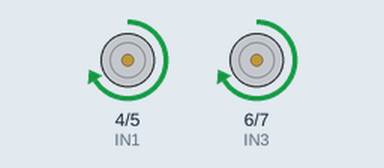
Recording of a sketch running on a simulated Arduino Uno, built with avr-gcc and run on an emulated ATmega328P. Shown: motor-driver pin pairs drawn as motors (green arrow = first pin HIGH = forward, orange = second pin HIGH = backward, longer = more drive, scaled by the enable pin).

Above: at 0.1 s.
At 10.1 s:
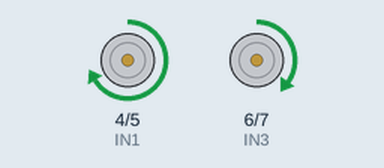
At 19.1 s:
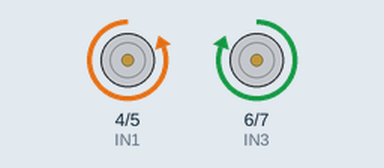
At 37.1 s:
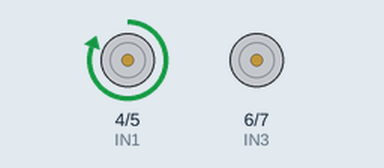
Timing chart, 0 to 38.6 s (numbered marks = the images above):
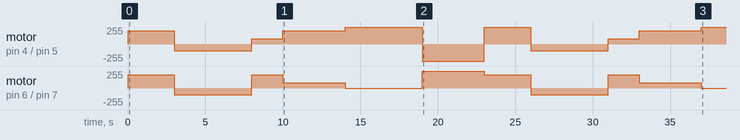

Measured:
- by itself, motor on pin 6 (IN3) / pin 7 (IN4): stopped → forward 200/255 at 0.00 s, → backward 100/255 3.0 s later, → forward 200/255 5.0 s later, → forward 80/255 2.0 s later, … (11 changes in this stretch)

The sketch:

ControlSpeedDC.ino
```cpp
#define ENA 3
#define IN1 4
#define IN2 5
#define IN3 6
#define IN4 7
#define ENB 9

void setup() {
  Serial.begin(9600); // KHởi động serial ở mức baudrate(toc do truyen) 9600 - muc trung binh
  pinMode(IN1, OUTPUT);
  pinMode(IN2, OUTPUT);
  pinMode(IN3, OUTPUT);
  pinMode(IN4, OUTPUT);
  pinMode(ENA, OUTPUT);
  pinMode(ENB, OUTPUT);
}

void tien(){
        digitalWrite(IN1,HIGH);
        digitalWrite(IN2,LOW);
        digitalWrite(IN3,HIGH);
        digitalWrite(IN4,LOW);
        analogWrite(ENA,200);
        analogWrite(ENB,200);
}
void lui(){
        digitalWrite(IN1,LOW);
        digitalWrite(IN2,HIGH);
        digitalWrite(IN3,LOW);
        digitalWrite(IN4,HIGH);
        analogWrite(ENA,100);
        analogWrite(ENB,100);
}

void ReTrai(){
        digitalWrite(IN1,HIGH);
        digitalWrite(IN2,LOW);
        digitalWrite(IN3,HIGH);
        digitalWrite(IN4,LOW);
        analogWrite(ENA,80);
        analogWrite(ENB,200);
}

void RePhai(){
        digitalWrite(IN1,HIGH);
        digitalWrite(IN2,LOW);
        digitalWrite(IN3,HIGH);
        digitalWrite(IN4,LOW);
        analogWrite(ENA,200);
        analogWrite(ENB,80);
    }
void TangToc(){
  int i;
  for(i=0;i<256;i++){
        analogWrite(ENA,i);
        digitalWrite(IN1,HIGH);
        digitalWrite(IN2,LOW);
        analogWrite(ENB,i);
        digitalWrite(IN3,HIGH);
        digitalWrite(IN4,LOW);
  }
        digitalWrite(IN3,LOW);
        digitalWrite(IN4,LOW);
        digitalWrite(IN3,LOW);
        digitalWrite(IN4,LOW);
}

void DaoDauXe(){
       digitalWrite(IN1,LOW);
       digitalWrite(IN2,HIGH);
       digitalWrite(IN3,HIGH);
       digitalWrite(IN4,LOW);
}

void loop() {
  tien();
  delay(3000);

  lui();
  delay(5000);

  ReTrai();
  delay(2000);

  RePhai();
  delay(4000);

  TangToc();
  delay (5000);

  DaoDauXe();
  delay(4000);
}
```
